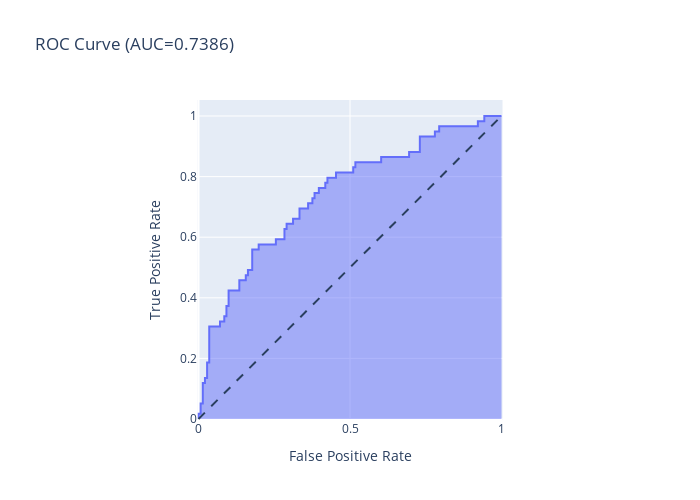

The notebook cell saved with this chart:
### Code cell
#class 0

y_test_target_0=(y_test==0).astype(int) 
fpr, tpr, thresholds = roc_curve(y_test_target_0, y_prob[:,0])
roc_auc = auc(fpr, tpr)

fig = px.area(
    x=fpr, y=tpr,
    title=f'ROC Curve (AUC={roc_auc:.4f})',
    labels=dict(x='False Positive Rate', y='True Positive Rate'),
    width=700, height=500,
    hover_data={'Thresholds': thresholds}
)
fig.add_shape(
    type='line', line=dict(dash='dash'),
    x0=0, y0=0, x1=1, y1=1
)

fig.update_yaxes(scaleanchor="x", scaleratio=1)
fig.update_xaxes(constrain='domain')
fig.show()
